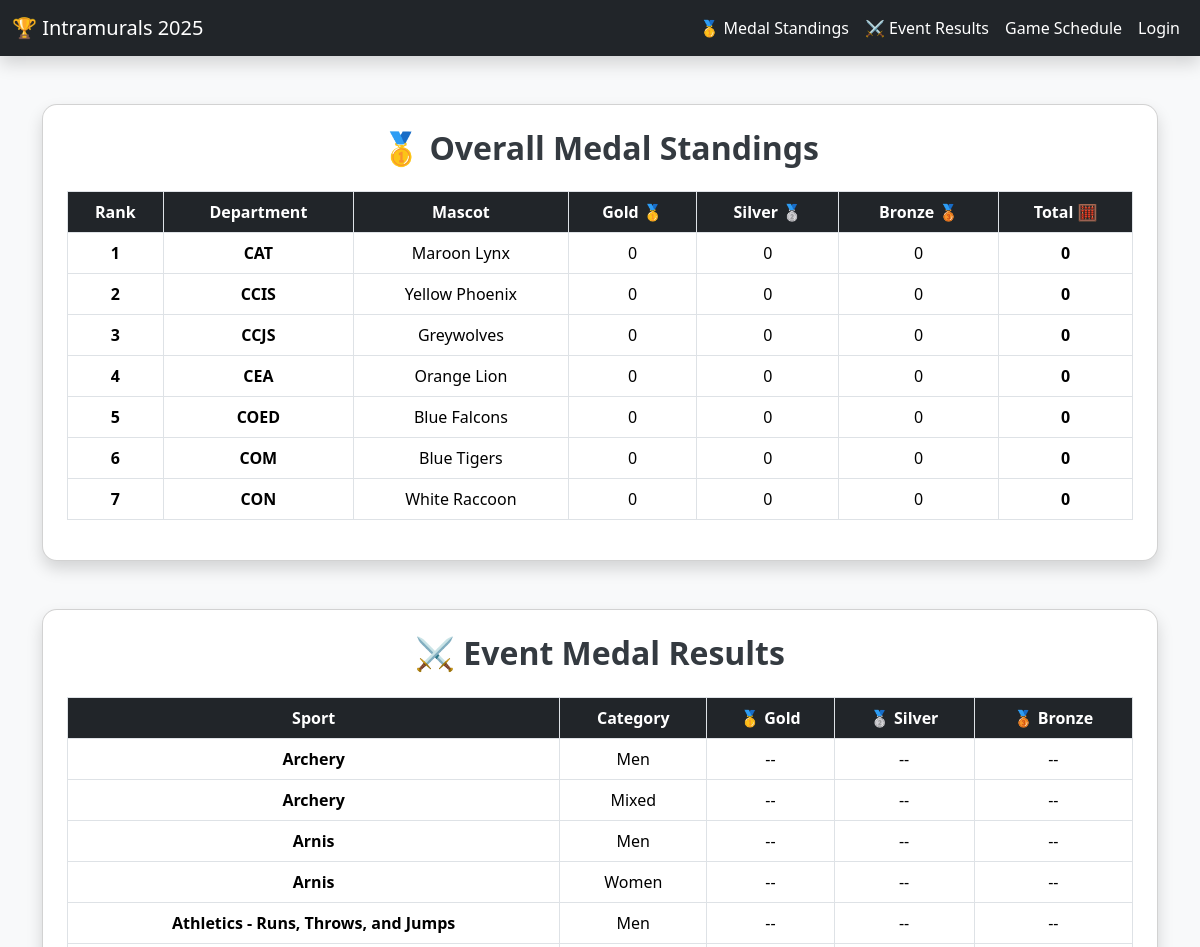
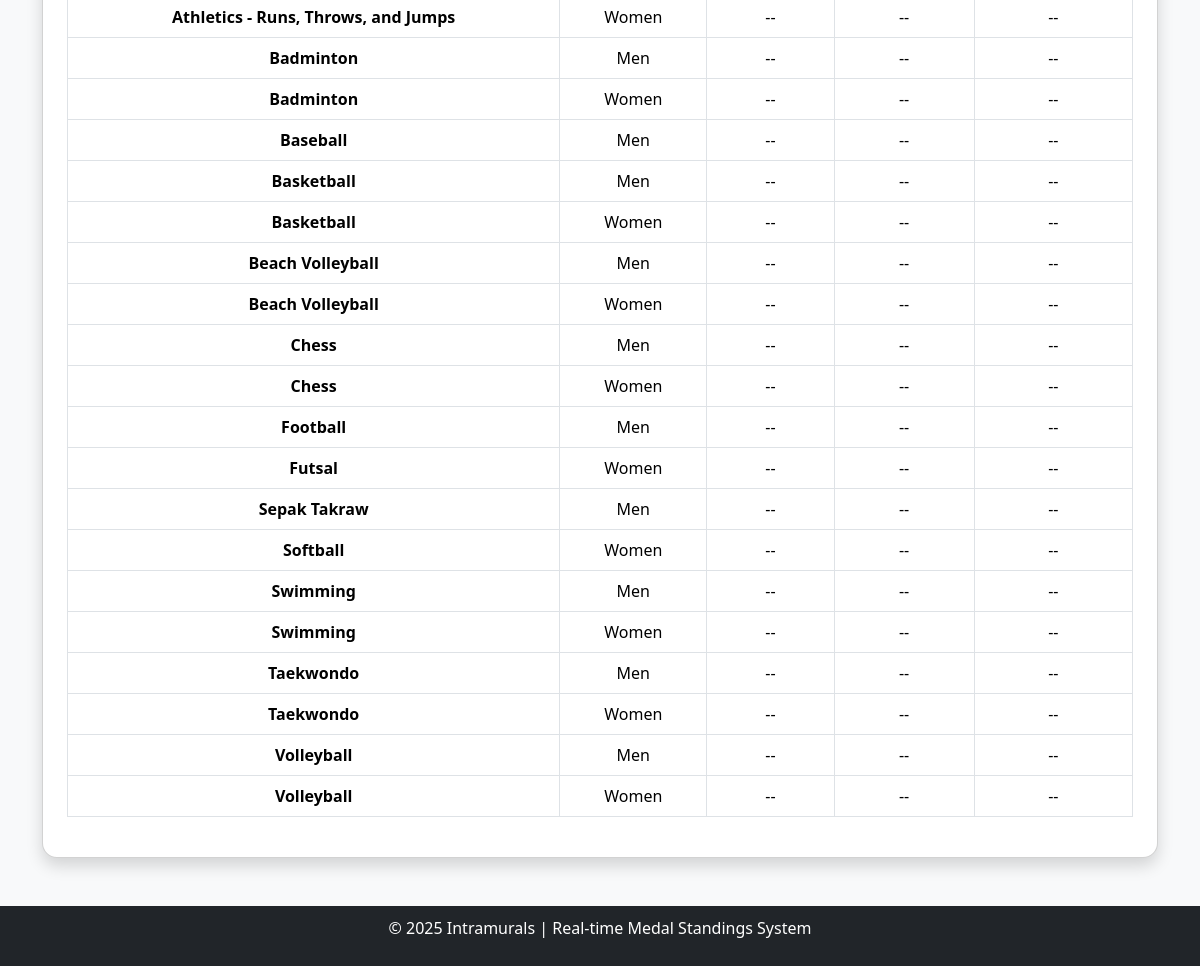
The page / on the database its author committed (2 pictures, top to bottom).
### tables this page shows
CREATE TABLE `departments` (
  `id` int(11) NOT NULL,
  `code` varchar(10) NOT NULL,
  `name` varchar(100) NOT NULL,
  `mascot` varchar(50) NOT NULL
);

CREATE TABLE `sports` (
  `id` int(11) NOT NULL,
  `sport_name` varchar(100) NOT NULL,
  `category` enum('Men','Women','Mixed') NOT NULL DEFAULT 'Men',
  `created_at` timestamp NOT NULL DEFAULT current_timestamp()
);

### index.php (the view, shortened to what this page needs)
<?php
include 'db_connect.php';
$medals = $conn->query("
    SELECT
        d.code,
        d.mascot,
        COALESCE(m.gold, 0) AS gold,
        COALESCE(m.silver, 0) AS silver,
        COALESCE(m.bronze, 0) AS bronze,
        COALESCE(m.total, 0) AS total
    FROM departments d
    LEFT JOIN medals m ON d.id = m.department_id
    ORDER BY total DESC, gold DESC, silver DESC, bronze DESC, d.code ASC
");
$results = $conn->query("
    SELECT
        s.sport_name,
        s.category,
        d1.code AS gold_code,
        d2.code AS silver_code,
        d3.code AS bronze_code
    FROM sports s
    LEFT JOIN event_results e ON e.sport_id = s.id
    LEFT JOIN departments d1 ON e.gold_winner = d1.id
    LEFT JOIN departments d2 ON e.silver_winner = d2.id
    LEFT JOIN departments d3 ON e.bronze_winner = d3.id
    ORDER BY s.sport_name ASC, s.category ASC
");
?>
<!DOCTYPE html>
<html lang="en">
<head>
<link href="https://cdn.jsdelivr.net/npm/bootstrap@5.3.2/dist/css/bootstrap.min.css" rel="stylesheet">
</head>
<body>
<nav class="navbar navbar-expand-lg navbar-dark sticky-top shadow">
  <div class="container-fluid">
    <a class="navbar-brand" href="#">🏆 Intramurals 2025</a>
    <div class="collapse navbar-collapse">
      <ul class="navbar-nav ms-auto">
        <li class="nav-item"><a class="nav-link active" href="#medals">🥇 Medal Standings</a></li>
        <li class="nav-item"><a class="nav-link" href="#events">⚔️ Event Results</a></li>
        <li class="nav-item"><a class="nav-link" href="game_schedule_public.php">Game Schedule</a></li>
        <li class="nav-item"><a class="nav-link" href="signin.php"> Login</a></li>
      </ul>
    </div>
  </div>
</nav>
<section id="medals" class="container mt-5">
  <div class="card shadow p-4 mb-5">
    <h2 class="section-title text-center mb-4">🥇 Overall Medal Standings</h2>
    <div class="table-responsive">
      <table class="table table-bordered table-hover text-center align-middle">
        <thead>
          <tr>
            <th>Rank</th>
            <th>Department</th>
            <th>Mascot</th>
            <th>Gold 🥇</th>
            <th>Silver 🥈</th>
            <th>Bronze 🥉</th>
            <th>Total 🧮</th>
          </tr>
        </thead>
        <tbody>
          <?php
          $rank = 1;
          while ($row = $medals->fetch_assoc()):
            $rankClass = ($rank == 1) ? "rank-1" : (($rank == 2) ? "rank-2" : (($rank == 3) ? "rank-3" : ""));
          ?>
          <tr class="<?= $rankClass ?>">
            <td><strong><?= $rank++; ?></strong></td>
            <td><strong><?= htmlspecialchars($row['code']); ?></strong></td>
            <td><?= htmlspecialchars($row['mascot']); ?></td>
            <td><?= $row['gold']; ?></td>
            <td><?= $row['silver']; ?></td>
            <td><?= $row['bronze']; ?></td>
            <td><strong><?= $row['total']; ?></strong></td>
          </tr>
          <?php endwhile; ?>
        </tbody>
      </table>
    </div>
  </div>
</section>
<section id="events" class="container mb-5">
  <div class="card shadow p-4">
    <h2 class="section-title text-center mb-4">⚔️ Event Medal Results</h2>
    <div class="table-responsive">
      <table class="table table-bordered text-center align-middle">
        <thead>
          <tr>
            <th>Sport</th>
            <th>Category</th>
            <th>🥇 Gold</th>
            <th>🥈 Silver</th>
            <th>🥉 Bronze</th>
          </tr>
        </thead>
        <tbody>
          <?php while ($r = $results->fetch_assoc()): ?>
          <tr>
            <td><strong><?= htmlspecialchars($r['sport_name']); ?></strong></td>
            <td><?= htmlspecialchars($r['category']); ?></td>
            <td><?= $r['gold_code'] ?? '--'; ?></td>
            <td><?= $r['silver_code'] ?? '--'; ?></td>
            <td><?= $r['bronze_code'] ?? '--'; ?></td>
          </tr>
          <?php endwhile; ?>
        </tbody>
      </table>
    </div>
  </div>
</section>
<div class="footer">
  <p>© <?= date("Y") ?> Intramurals | Real-time Medal Standings System</p>
</div>
</body>
</html>

### index.php (style rules this page uses)
body { background-color: #f8f9fa; font-family: 'Segoe UI', Tahoma, Geneva, Verdana, sans-serif; scroll-behavior: smooth; }
.navbar { background-color: #212529; }
.navbar-brand, .nav-link { color: #fff !important; }
.section-title { font-weight: 700; color: #343a40; }
.card { border-radius: 15px; }
th { background-color: #212529 !important; color: white !important; }
.rank-1 { background-color: #fff3cd !important; }
.rank-2 { background-color: #e2e3e5 !important; }
.rank-3 { background-color: #f8d7da !important; }
.footer { background-color: #212529; color: white; text-align: center; padding: 10px; margin-top: 40px; }
.table td, .table th { vertical-align: middle; }

### rows shown on the page
departments: code "CAT", mascot "Maroon Lynx", gold "0", silver "0", bronze "0", total "0"
departments: code "CCIS", mascot "Yellow Phoenix", gold "0", silver "0", bronze "0", total "0"
departments: code "CCJS", mascot "Greywolves", gold "0", silver "0", bronze "0", total "0"
departments: code "CEA", mascot "Orange Lion", gold "0", silver "0", bronze "0", total "0"
departments: code "COED", mascot "Blue Falcons", gold "0", silver "0", bronze "0", total "0"
departments: code "COM", mascot "Blue Tigers", gold "0", silver "0", bronze "0", total "0"
departments: code "CON", mascot "White Raccoon", gold "0", silver "0", bronze "0", total "0"
sports: sport_name "Archery", category "Men", gold_code "--", silver_code "--", bronze_code "--"
sports: sport_name "Archery", category "Mixed", gold_code "--", silver_code "--", bronze_code "--"
sports: sport_name "Arnis", category "Men", gold_code "--", silver_code "--", bronze_code "--"
sports: sport_name "Arnis", category "Women", gold_code "--", silver_code "--", bronze_code "--"
sports: sport_name "Athletics - Runs, Throws, and Jumps", category "Men", gold_code "--", silver_code "--", bronze_code "--"
sports: sport_name "Athletics - Runs, Throws, and Jumps", category "Women", gold_code "--", silver_code "--", bronze_code "--"
sports: sport_name "Badminton", category "Men", gold_code "--", silver_code "--", bronze_code "--"
sports: sport_name "Badminton", category "Women", gold_code "--", silver_code "--", bronze_code "--"
sports: sport_name "Baseball", category "Men", gold_code "--", silver_code "--", bronze_code "--"
sports: sport_name "Basketball", category "Men", gold_code "--", silver_code "--", bronze_code "--"
sports: sport_name "Basketball", category "Women", gold_code "--", silver_code "--", bronze_code "--"
sports: sport_name "Beach Volleyball", category "Men", gold_code "--", silver_code "--", bronze_code "--"
sports: sport_name "Beach Volleyball", category "Women", gold_code "--", silver_code "--", bronze_code "--"
sports: sport_name "Chess", category "Men", gold_code "--", silver_code "--", bronze_code "--"
sports: sport_name "Chess", category "Women", gold_code "--", silver_code "--", bronze_code "--"
sports: sport_name "Football", category "Men", gold_code "--", silver_code "--", bronze_code "--"
sports: sport_name "Futsal", category "Women", gold_code "--", silver_code "--", bronze_code "--"
sports: sport_name "Sepak Takraw", category "Men", gold_code "--", silver_code "--", bronze_code "--"
sports: sport_name "Softball", category "Women", gold_code "--", silver_code "--", bronze_code "--"
sports: sport_name "Swimming", category "Men", gold_code "--", silver_code "--", bronze_code "--"
sports: sport_name "Swimming", category "Women", gold_code "--", silver_code "--", bronze_code "--"
sports: sport_name "Taekwondo", category "Men", gold_code "--", silver_code "--", bronze_code "--"
sports: sport_name "Taekwondo", category "Women", gold_code "--", silver_code "--", bronze_code "--"
sports: sport_name "Volleyball", category "Men", gold_code "--", silver_code "--", bronze_code "--"
sports: sport_name "Volleyball", category "Women", gold_code "--", silver_code "--", bronze_code "--"
